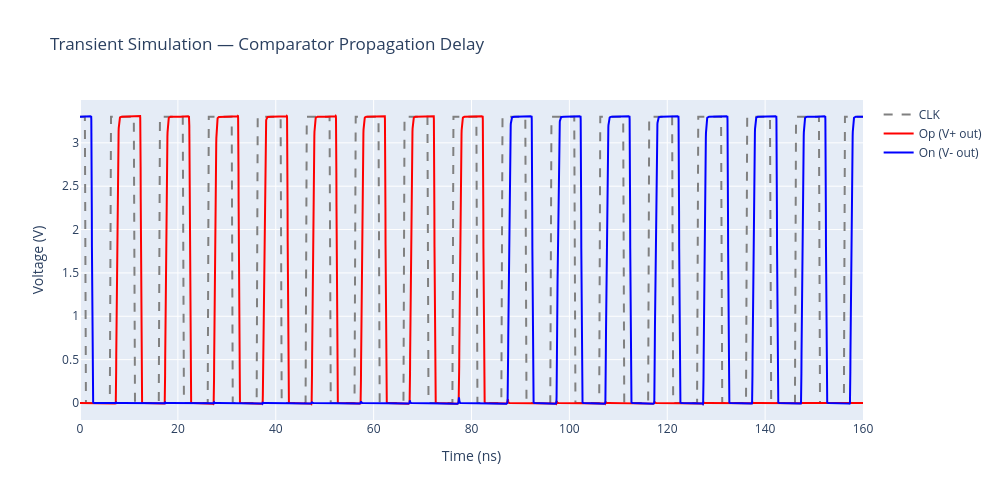

This figure's notebook cell:
### Markdown cell above
## Cell 4 — Single Simulation: Delay + Offset + Power

One ngspice run extracts all three metrics. Results are parsed from the
`.measure` output lines. Waveforms are loaded from the ASCII raw file.

### Propagation Delay $t_{pd}$
$$t_{pd} = t\left(v(O_N)=1.65\,\text{V}\right) - t\left(v(CLK)=1.65\,\text{V}\right)$$

### Code cell
import re          # Parse measurement values from ngspice stdout
import numpy as np # Numerical operations on waveform arrays
import plotly.graph_objects as go  # Interactive plotting
# ── Parse propagation delay ───────────────────────────────────────────────────
# ngspice prints:  tpd_ON  =  2.136216e-08  targ=...  trig=...
tpd_match = re.search(r'tpd_on\s*=\s*([0-9e.+\-]+)', res.stdout, re.IGNORECASE)
if tpd_match:
    tpd_val = float(tpd_match.group(1)) * 1e12  # seconds -> picoseconds
    print(f"\n>>> Propagation delay: {tpd_val:.2f} ps")
else:
    print("\nWarning: tpd_ON not found in ngspice output.")

# ── Load waveforms from the ASCII raw file ────────────────────────────────────
reader = NgspiceRawReader(raw_file)
time   = reader.get_signal('time') * 1e9   # ns
vclk   = reader.get_signal('v(clk)')       # Clock waveform
vop    = reader.get_signal('v(op)')         # Positive output (Op)
von    = reader.get_signal('v(on)')         # Negative output (On) — falls when VIP > VIN

# ── Plot: transient waveforms ─────────────────────────────────────────────────
fig = go.Figure()

# Clock — dashed gray reference
fig.add_trace(go.Scatter(x=time, y=vclk, name='CLK',
                         line=dict(color='gray', dash='dash')))
# Positive output
fig.add_trace(go.Scatter(x=time, y=vop, name='Op (V+ out)',
                         line=dict(color='red', width=2)))
# Negative output — the delay is measured to its 50% crossing
fig.add_trace(go.Scatter(x=time, y=von, name='On (V- out)',
                         line=dict(color='blue', width=2)))

fig.update_layout(
    title='Transient Simulation — Comparator Propagation Delay',
    xaxis_title='Time (ns)',
    yaxis_title='Voltage (V)',
    hovermode='x unified',
    height=500, width=1000
)
fig.show()

### Figure 1 — Plotly figure (JSON) as saved in the notebook; plotly's stock layout.template omitted (floating-point values rounded to 4 significant figures; data arrays with more than 128 entries replaced by an {"elided": "..."} marker saying what was removed)
{"data": [{"line": {"color": "gray", "dash": "dash"}, "name": "CLK", "type": "scatter", "x": {"elided": "6600 float values"}, "y": {"elided": "6600 float values"}}, {"line": {"color": "red", "width": 2}, "name": "Op (V+ out)", "type": "scatter", "x": {"elided": "6600 float values"}, "y": {"elided": "6600 float values"}}, {"line": {"color": "blue", "width": 2}, "name": "On (V- out)", "type": "scatter", "x": {"elided": "6600 float values"}, "y": {"elided": "6600 float values"}}], "layout": {"height": 500, "hovermode": "x unified", "title": {"text": "Transient Simulation — Comparator Propagation Delay"}, "width": 1000, "xaxis": {"title": {"text": "Time (ns)"}}, "yaxis": {"title": {"text": "Voltage (V)"}}}}
